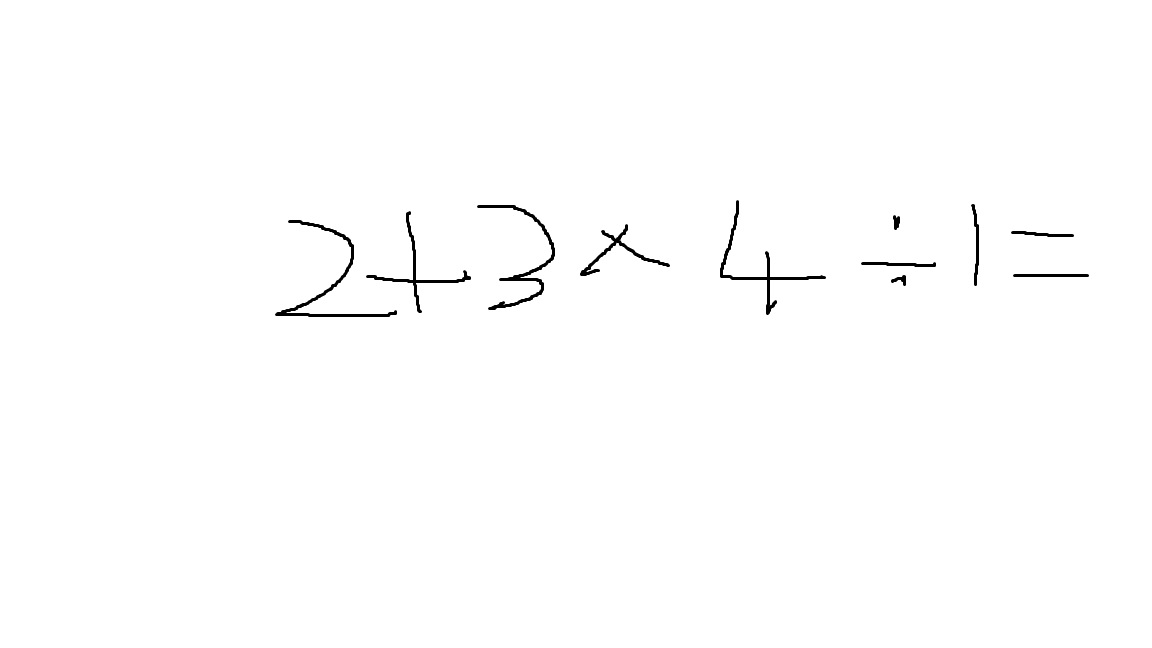
#> input picture hard_test.jpg, 1152 x 648 px
$ jupyter execute --allow-errors 'division and equals merging.ipynb'
#> lines starting #> are read from the running program, lines starting #| are printed output that depends on the picture; after the words box and inside, x2 and y2 are one past the last pixel; in counts of white or black regions, pixels touching at a corner belong together
[cell 1]
import cv2 as cv
import numpy as np
import matplotlib as mpl
import matplotlib.pyplot as plt
from copy import deepcopy

[cell 2]
def disp_img(img):
    plt.xticks([])
    plt.yticks([])
    plt.imshow(img)
    plt.show()

[cell 3]
mpl.rcParams['figure.dpi']= 150

[cell 4]
img = cv.imread('hard_test.jpg')
#> img is the input picture: shape (648, 1152, 3); min 0, max 255, mean 253.3

[cell 5]
img.shape

[cell 6]
disp_img(img)

[cell 7]
gray = cv.cvtColor(img.copy(), cv.COLOR_BGR2GRAY)
blurred = cv.GaussianBlur(gray, (5, 5), 10)
thresh = cv.adaptiveThreshold(blurred, 255, 0, 1, 115, 1)
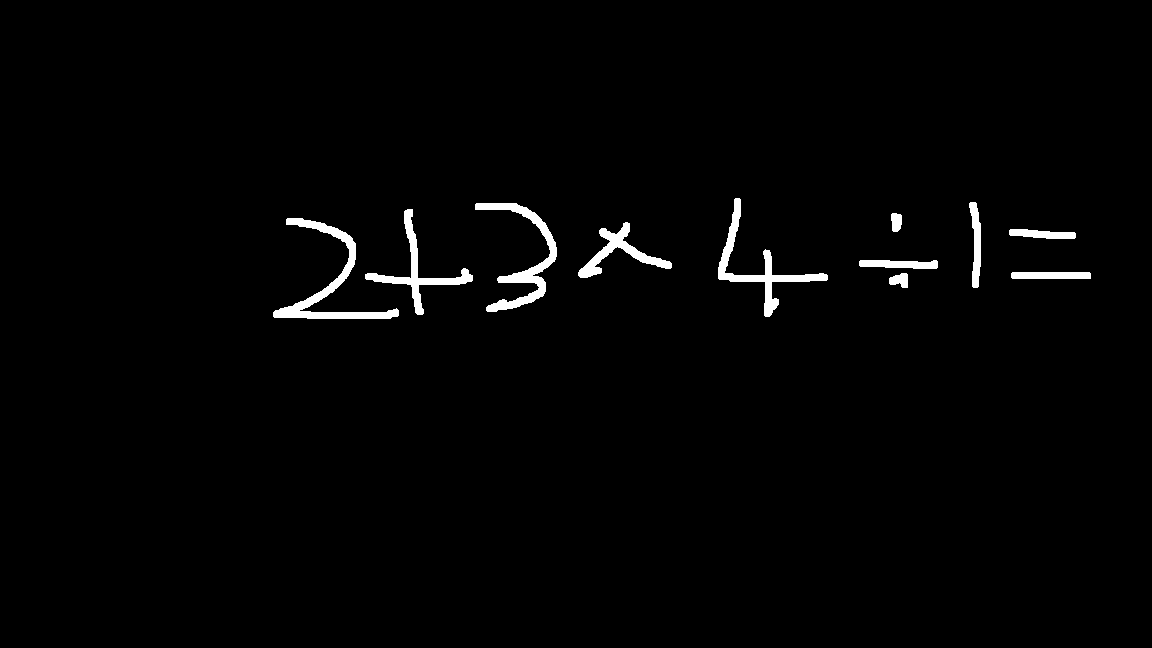
#> thresh: shape (648, 1152); 1.6% white; 11 white regions

disp_img(thresh)

[cell 8]
kernel = np.ones((3,3),np.uint8)
dilation = cv.dilate(thresh,kernel,iterations = 0)

[cell 9]
disp_img(dilation)

[cell 10]
original_img = img.copy()
contours, hierarchy = cv.findContours(dilation,cv.RETR_EXTERNAL,cv.CHAIN_APPROX_SIMPLE)
#> contours = 11 contours; largest, box (x1, y1, x2, y2) and area: (273, 218, 399, 319) 1987, (475, 203, 557, 312) 1774, (718, 198, 828, 317) 1641, (365, 209, 473, 315) 1378, (578, 222, 672, 278) 1166
contours = sorted(contours, key=lambda ctr: cv.boundingRect(ctr)[0])
try: hierarchy = hierarchy[0]
except: hierarchy = []

height, width = dilation.shape
min_x, min_y = width, height
max_x = max_y = 0

# computes the bounding box for the contour, and draws it on the frame,
for contour, hier in zip(contours, hierarchy):
    (x,y,w,h) = cv.boundingRect(contour)
    min_x, max_x = min(x, min_x), max(x+w, max_x)
    min_y, max_y = min(y, min_y), max(y+h, max_y)
    cv.rectangle(original_img, (min_x, min_y), (max_x, max_y), (255, 0, 0), 2)
#> this loop made 11 passes
#> (hier, x, y, w, h, max_x, min_y) on passes 1 to 8: ([1, -1, -1, -1], 273, 218, 126, 101, 399, 218), ([2, 0, -1, -1], 365, 209, 108, 106, 473, 209), ([3, 1, -1, -1], 475, 203, 82, 109, 557, 203), ([4, 2, -1, -1], 578, 222, 94, 56, 672, 203), ([5, 3, -1, -1], 718, 198, 110, 119, 828, 198), ([6, 4, -1, -1], 859, 260, 79, 9, 938, 198), ([7, 5, -1, -1], 889, 273, 19, 15, 938, 198), ([8, 6, -1, -1], 891, 213, 11, 19, 938, 198)
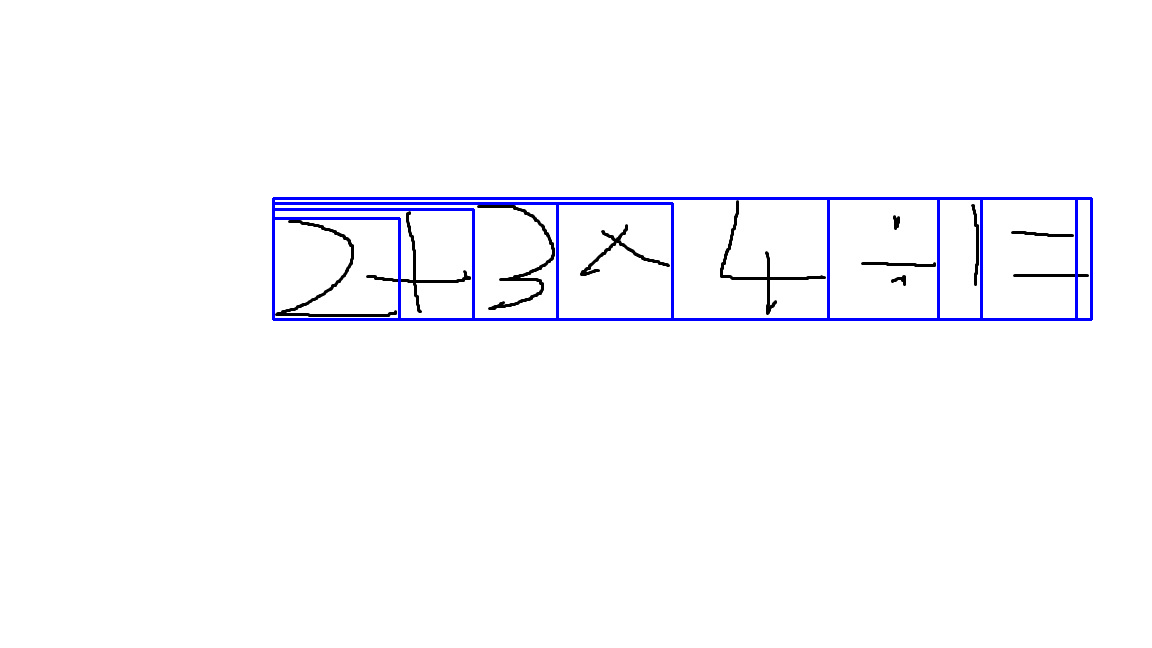
#> original_img: shape (648, 1152, 3); 1.41% of pixels changed, all inside (x1, y1, x2, y2) = (272, 197, 1093, 321)

[cell 11]
disp_img(original_img)

[cell 12]
contours, hierarchy = cv.findContours(dilation, cv.RETR_EXTERNAL, cv.CHAIN_APPROX_SIMPLE)
contours = sorted(contours, key=lambda ctr: cv.boundingRect(ctr)[0])
rects = [cv.boundingRect(ctr) for ctr in contours]
#> rects = [(273, 218, 126, 101), (365, 209, 108, 106), (475, 203, 82, 109), (578, 222, 94, 56), (718, 198, 110, 119), (859, 260, 79, 9), (889, 273, 19, 15), (891, 213, 11, 19), (969, 202, 12, 86), (1009, 229, 67, 10), (1011, 272, 80, 7)]

[cell 13]
contours
#> Out has the same summary as contours

[cell 14]
rects
#> Out has the same summary as rects

[cell 15]
new_rects = []
pad = 2
for rect in rects:
    if rect[2]/rect[3] > 5:
        temp = []
        temp.append(rect[0]-pad)
        temp.append(rect[1]-int(rect[2]))
        temp.append(rect[2]+pad)
        temp.append(rect[3]+int(2 * rect[2]))
        new_rects.append(tuple(temp))
    else:
        new_rects.append(rect)
#> this loop made 11 passes
#> after the loop, new_rects = [(273, 218, 126, 101), (365, 209, 108, 106), (475, 203, 82, 109), (578, 222, 94, 56), (718, 198, 110, 119), (857, 181, 81, 167), (889, 273, 19, 15), (891, 213, 11, 19), (969, 202, 12, 86), (1007, 162, 69, 144), (1009, 192, 82, 167)]

[cell 16]
new_rects
#> Out has the same summary as new_rects

[cell 17]
# [6 lines left out: function union, not called in this run]

def intersection(a,b):
    x = max(a[0], b[0])
    y = max(a[1], b[1])
    w = min(a[0]+a[2], b[0]+b[2]) - x
    h = min(a[1]+a[3], b[1]+b[3]) - y
    if w<0 or h<0: return () # or (0,0,0,0) ?
    return (x, y, w, h)

[cell 18]
def rect_area(rect):
    try:
        return rect[2] * rect[3]
    except IndexError:
        return 0

#> (a cell that did not finish here is left out)

[cell 20]
rect_areas = [rect_area(i) for i in new_rects]
#> rect_areas = [12726, 11448, 8938, 5264, 13090, 13527, 285, 209, 1032, 9936, 13694]

[cell 21]
final_rects = []

[cell 22]
from itertools import combinations
windows = list(zip(new_rects, new_rects[1:], new_rects[2:]))
#> windows = 9 items
final_rects = deepcopy(new_rects)
#> final_rects has the same summary as new_rects
for window in windows:
    for combination in combinations(window, 2):
        combination = list(combination)
        common = intersection(combination[0], combination[1])
        area_common = rect_area(common)
        area1 = rect_area(combination[0])
        area2 = rect_area(combination[1])
        combination = sorted(combination, key=lambda x: rect_area(x), reverse=True)
        try:
            if area_common == area1 or area_common == area2:
                final_rects.remove(combination[-1])
            if area_common > area1/2 and area_common > area2/2:
                final_rects.remove(combination[-1])
        except ValueError:
            pass
#> this loop made 9 passes
#> after the loop, combination = [(1009, 192, 82, 167), (1007, 162, 69, 144)]; final_rects = [(273, 218, 126, 101), (365, 209, 108, 106), (475, 203, 82, 109), (578, 222, 94, 56), (718, 198, 110, 119), (857, 181, 81, 167), (969, 202, 12, 86), (1009, 192, 82, 167)]

[cell 23]
sorted(new_rects, key=lambda x: rect_area(x), reverse=True)
#> Out = [(1009, 192, 82, 167), (857, 181, 81, 167), (718, 198, 110, 119), (273, 218, 126, 101), (365, 209, 108, 106), (1007, 162, 69, 144), (475, 203, 82, 109), (578, 222, 94, 56), (969, 202, 12, 86), (889, 273, 19, 15), (891, 213, 11, 19)]

[cell 24]
output_img = img.copy()
extracted_rects = []
pad = 1
for (x, y, w, h) in final_rects:
    extracted_rects.append(dilation.copy()[y-pad: y + h+pad, x-pad: x + w+pad])
    rect = cv.rectangle(output_img, (x, y), (x + w, y + h), (0, 0, 255), 3)
#> this loop made 8 passes
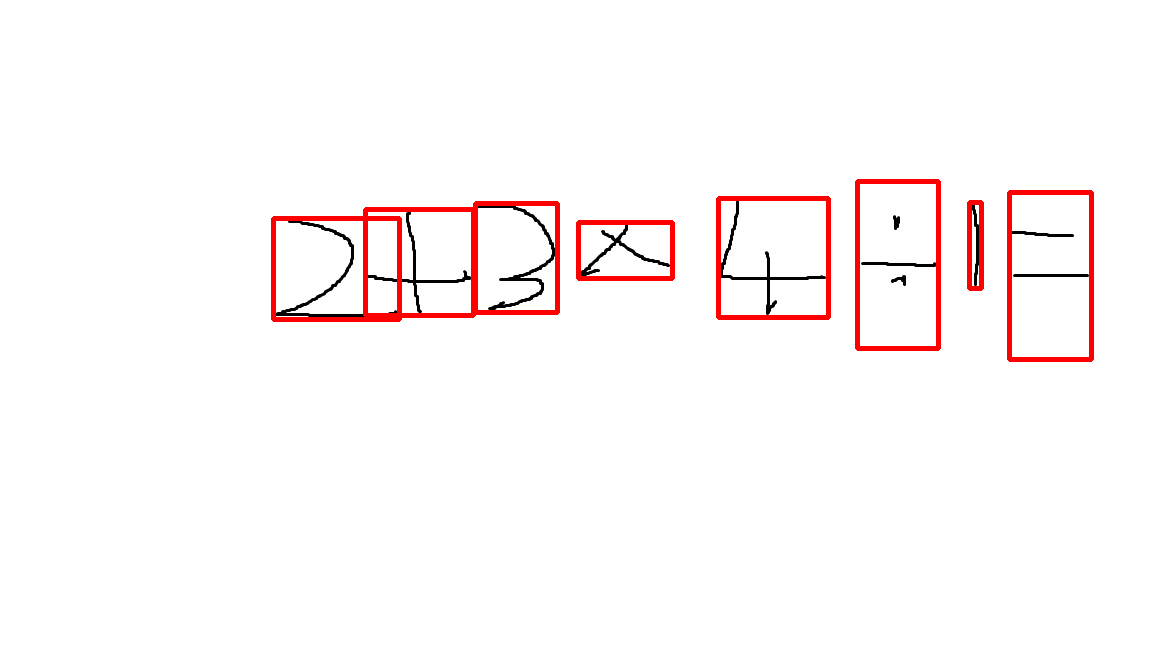
#> output_img: shape (648, 1152, 3); 2.08% of pixels changed, all inside (x1, y1, x2, y2) = (271, 179, 1094, 362)
#> after the loop, extracted_rects = 8 items

[cell 25]
disp_img(output_img)

[cell 26]
for i in extracted_rects:
    disp_img(i)
#> this loop made 8 passes

[cell 27]
square_padded_digits = []
b_pad = 0
for i in extracted_rects:
    old_size = i.shape
    desired_size = max(i.shape)

    delta_w = desired_size - old_size[1]
    delta_h = desired_size - old_size[0]
    top, bottom = delta_h//2, delta_h-(delta_h//2)
    left, right = delta_w//2, delta_w-(delta_w//2)

    square_padded_digits.append(cv.copyMakeBorder(i, top+b_pad, bottom+b_pad, left+b_pad, right+b_pad, cv.BORDER_REPLICATE))
#> this loop made 8 passes
#> (old_size, desired_size, delta_w, delta_h, top, bottom, left, right) on passes 1 to 8: ((103, 128), 128, 0, 25, 12, 13, 0, 0), ((108, 110), 110, 0, 2, 1, 1, 0, 0), ((111, 84), 111, 27, 0, 0, 0, 13, 14), ((58, 96), 96, 0, 38, 19, 19, 0, 0), ((121, 112), 121, 9, 0, 0, 0, 4, 5), ((169, 83), 169, 86, 0, 0, 0, 43, 43), ((88, 14), 88, 74, 0, 0, 0, 37, 37), ((169, 84), 169, 85, 0, 0, 0, 42, 43)
#> after the loop, square_padded_digits = 8 items

[cell 28]
for i in square_padded_digits:
    disp_img(i)

#> (a cell that did not finish here is left out)

[cell 30]
ouput_img2 = img.copy()
for cnt in contours:
    (x,y),radius = cv.minEnclosingCircle(cnt)
    center = (int(x),int(y))
    radius = int(radius)
    cv.circle(ouput_img2,center,radius,(0,255,0),2)
#> this loop made 11 passes
#> (x, y, radius, center) on passes 1, 2, 3, 4, 5, 7, 8, 9: (335.2, 274.9, 74, (335, 274)), (418.8, 263.5, 55, (418, 263)), (501.3, 255, 57, (501, 254)), (624.4, 268.6, 46, (624, 268)), (769, 252.2, 63, (768, 252)), (899, 280.5, 10, (899, 280)), (895, 221.9, 9, (894, 221)), (973.5, 244.5, 42, (973, 244))
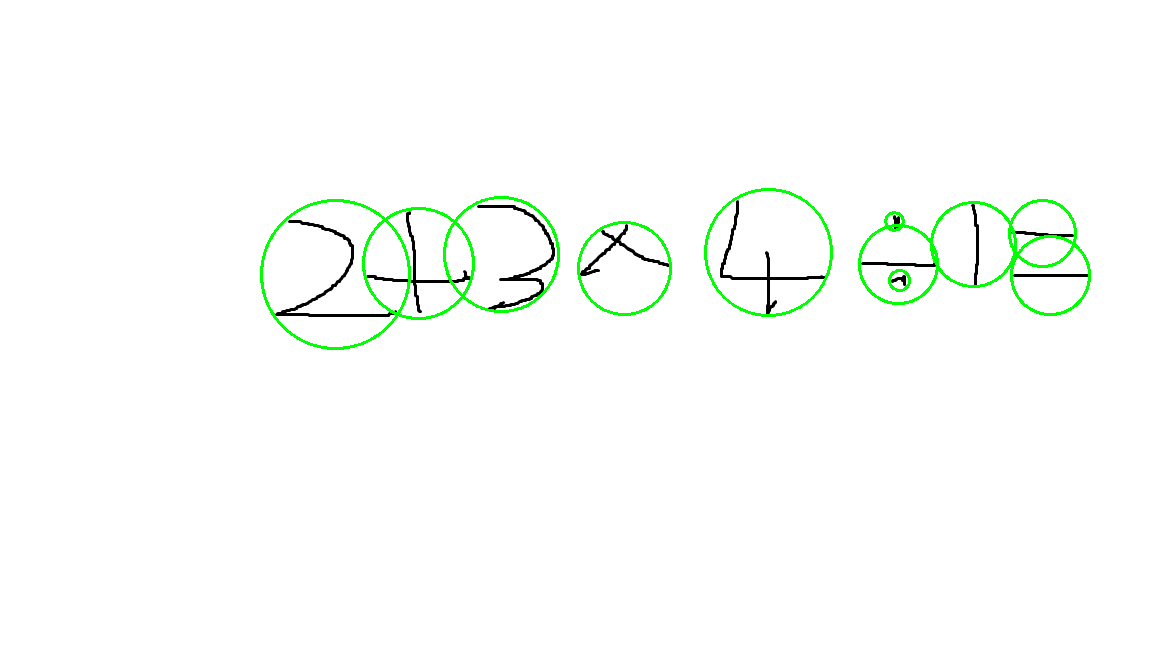
#> ouput_img2: shape (648, 1152, 3); 1.15% of pixels changed, all inside (x1, y1, x2, y2) = (260, 188, 1091, 350)

[cell 31]
disp_img(ouput_img2)

#> (a cell that did not finish here is left out)

#> (a cell that did not finish here is left out)

[cell 34]
img_copy4 = dilation.copy()
contours, hierarchy = cv.findContours(img_copy4,cv.RETR_EXTERNAL,cv.CHAIN_APPROX_SIMPLE)

try: hierarchy = hierarchy[0]
except: hierarchy = []

height, width = img_copy4.shape
min_x, min_y = width, height
max_x = max_y = 0

# computes the bounding box for the contour, and draws it on the frame,
for contour, hier in zip(contours, hierarchy):
    (x,y,w,h) = cv.boundingRect(contour)
    min_x, max_x = min(x, min_x), max(x+w, max_x)
    min_y, max_y = min(y, min_y), max(y+h, max_y)
    if w > 80 and h > 80:
        cv.rectangle(output_img, (x,y), (x+w,y+h), (255, 0, 0), 2)
#> this loop made 11 passes
#> (hier, x, y, w, h, min_x, max_x, min_y) on passes 1 to 8: ([1, -1, -1, -1], 889, 273, 19, 15, 889, 908, 273), ([2, 0, -1, -1], 1011, 272, 80, 7, 889, 1091, 272), ([3, 1, -1, -1], 859, 260, 79, 9, 859, 1091, 260), ([4, 2, -1, -1], 1009, 229, 67, 10, 859, 1091, 229), ([5, 3, -1, -1], 578, 222, 94, 56, 578, 1091, 222), ([6, 4, -1, -1], 273, 218, 126, 101, 273, 1091, 218), ([7, 5, -1, -1], 891, 213, 11, 19, 273, 1091, 213), ([8, 6, -1, -1], 365, 209, 108, 106, 273, 1091, 209)
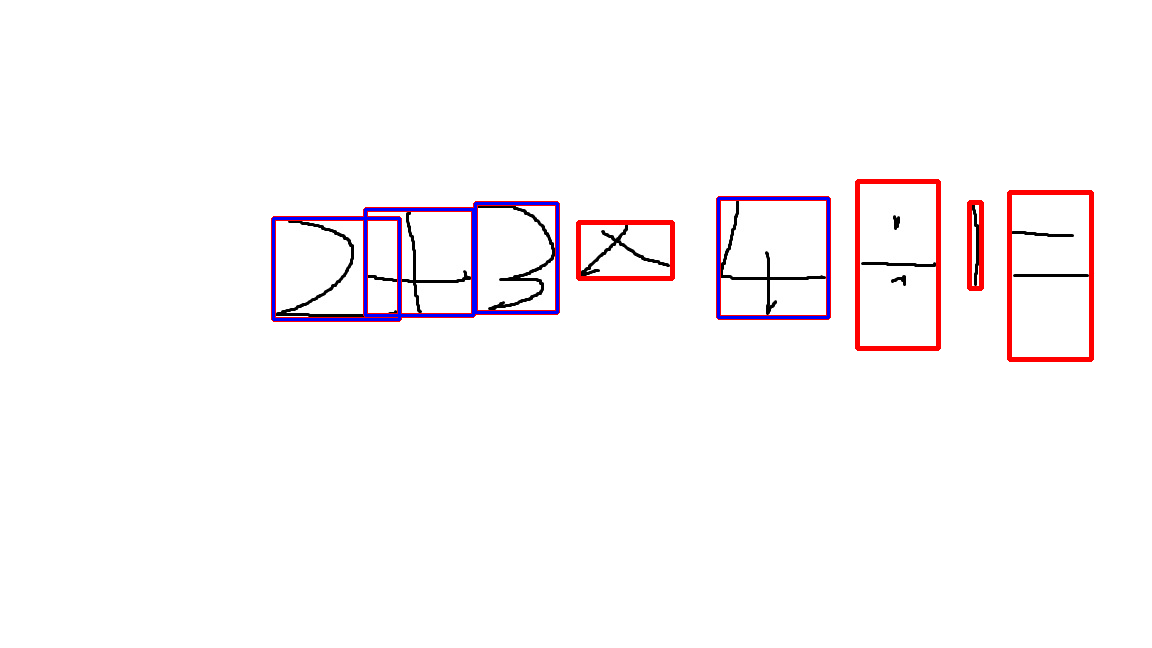
#> output_img: shape (648, 1152, 3); 0.67% of pixels changed, all inside (x1, y1, x2, y2) = (272, 197, 830, 321)

if max_x - min_x > 0 and max_y - min_y > 0:
    cv.rectangle(output_img, (min_x, min_y), (max_x, max_y), (255, 0, 0), 2)

[cell 35]
disp_img(img_copy4)

[cell 36]
disp_img(extracted_rects[7])
#> in disp_img (call 24), `plt.show()`:
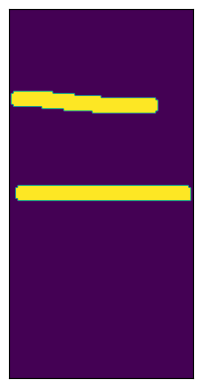
#> figure drawn by matplotlib, 1 panel
